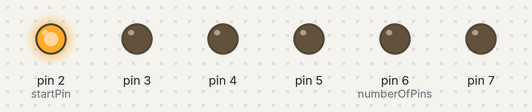
Simulated run of this sketch. Board: Arduino Uno, built with avr-gcc and run on an emulated ATmega328P. Parts: output pins drawn as LEDs (lit = HIGH).

Above: at 0.05 s.
At 0.55 s:
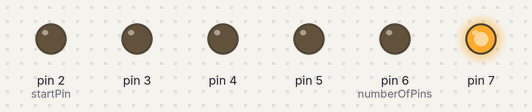
At 0.75 s:
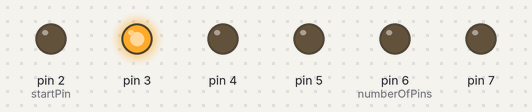
At 1.45 s:
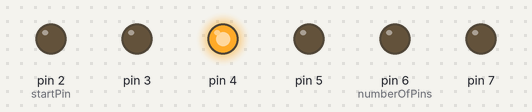
At 2.15 s:
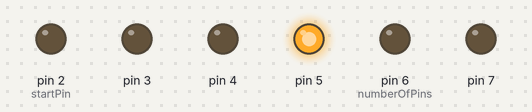
At 2.85 s:
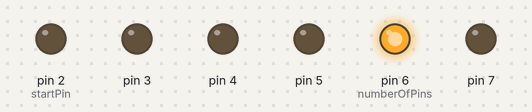
Timing chart, 0 to 3.1 s (numbered marks = the images above):
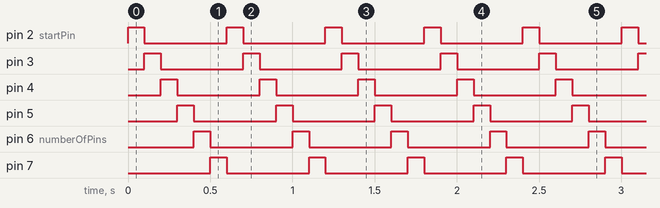

The sketch:

LED_Flow.ino
```cpp
int startPin = 2;
int numberOfPins = 6;
int index = 0;

enum MODE {
  PREPARE = 0,
  SETLOW,
  SETHIGH
};

void enumertatePins(MODE mode) {
  for(int i = startPin; i < startPin + numberOfPins; ++i) {
    switch(mode) {
      case PREPARE:
        pinMode(i, OUTPUT);
        break;
      case SETLOW:
        digitalWrite(i, LOW);
        break;
      case SETHIGH:
        digitalWrite(i, HIGH);
        break;
      default:
        break;
    }
  }
}

void setup() {
  // put your setup code here, to run once:
  enumertatePins(PREPARE);
}

void loop() {
  // put your main code here, to run repeatedly:
  enumertatePins(SETLOW);
  digitalWrite(startPin + index, HIGH);
  index = (index + 1) % numberOfPins;
  delay(100);
}
```

Measured:
- by itself, pin 2 (startPin), pin 3–5, pin 6 (numberOfPins), pin 7: alternates HIGH for 0.10 s and LOW for 0.50 s
- by itself, everything shown: repeats every 0.60 s, in 6 steps
